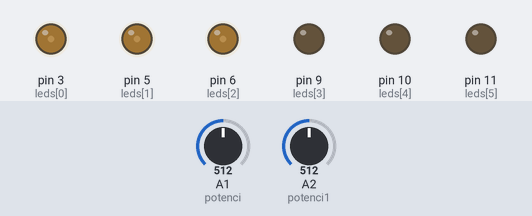
Simulated run of this sketch. Board: Arduino Uno, built with avr-gcc and run on an emulated ATmega328P. Parts: output pins drawn as LEDs (lit = HIGH). The inputs (shaded band) are chosen by the test bench; at power-on: A1 (potenci) = 512, A2 (potenci1) = 512.

Above: at 1.2 s.
1.3 s: A1 (potenci) set to 716
At 2.1 s:
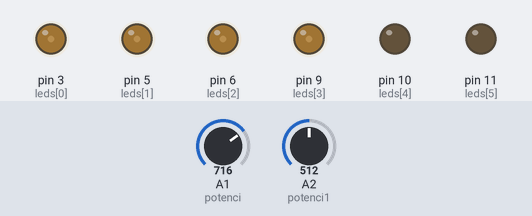
2.8 s: A2 (potenci1) set to 716
At 3.3 s:
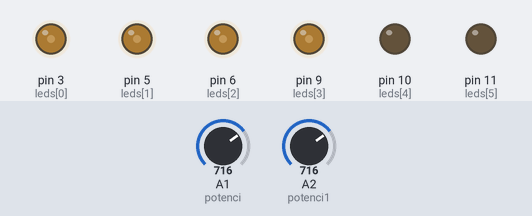
4.3 s: A1 (potenci) set to 900
At 5.5 s:
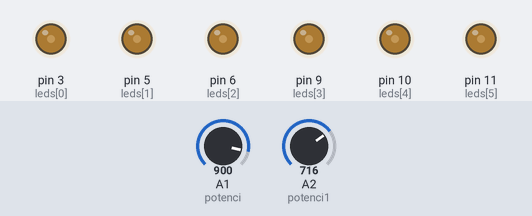
5.8 s: A2 (potenci1) set to 511
At 6.8 s:
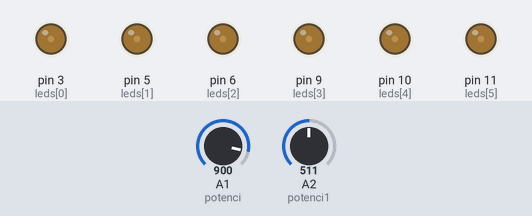
7.3 s: A2 (potenci1) set to 0
At 7.9 s:
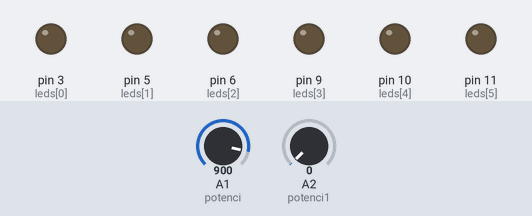
Timing chart, 0 to 9.8 s (numbered marks = the images above; inputs shaded):
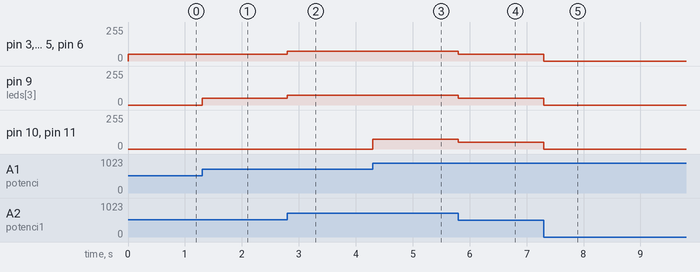

Measured:
- after the input at 1.3 s, pin 9 (leds[3]): 0/255 → 52/255 at once
- after the input at 2.8 s, pin 3 (leds[0]), pin 5 (leds[1]), pin 6 (leds[2]), pin 9 (leds[3]): 52/255 → 73/255 at once
- after the input at 4.3 s, pin 10 (leds[4]), pin 11 (leds[5]): 0/255 → 73/255 at once
- after the input at 5.8 s, pin 3 (leds[0]), pin 5 (leds[1]), pin 6 (leds[2]), pin 9 (leds[3]), pin 10 (leds[4]), pin 11 (leds[5]): 73/255 → 52/255 at once
- after the input at 7.3 s, pin 3 (leds[0]), pin 5 (leds[1]), pin 6 (leds[2]), pin 9 (leds[3]), pin 10 (leds[4]), pin 11 (leds[5]): 52/255 → 0/255 at once

The sketch:

Potenciometro1.ino
```cpp
//youtube.com/ArduinoBrasil
//Autor: Gustavo Augusto dos Santos Gomes

const int potenci = A1;
const int potenci1 = A2;
//Count vai ser o nosso número de Leds, que usaremos em todos os "For's" do programa.
int Count = 6;
//Vetor dos nossos Leds
int leds[] = {3,5,6,9,10,11};

void setup() {
 //Setando os nossos Leds
 for (int Led = 0; Led < Count; Led++) {
   pinMode(leds[Led], OUTPUT);
 }
}

void loop(){
 //Potenciometro regulador de Brilho
 //Leitura do Potenciomentro
 int leituraP1 = analogRead(potenci1);
 /*Divisão do potenciomentro, se o seu potenciometro for de 10k use:
 [int <variavel> = map(<variavel_De_Leitura>, 0, 10023, 0, 255 (ou 0, 1024 se você estiver usando Leds de alto brilho))].
 Se ele for de 1k use:
 [int <variavel> = map(<Variavel_De_Leitura>, 0, 1023, 0, 255 (ou 0, 1024 se você estiver usando Leds de alto brilho))]*/
 int leituraD1 = map(leituraP1, 0, 10023, 0, 1023);

 //Potenciometro regulador dos Leds
 /*Divisão do potenciomentro, se o seu potenciometro for de 10k use:
 [int <variavel> = map(<variavel_De_Leitura>, 0, 10023, 0, 6 (se der sujeira use um valor (7) a mais para os leds))].
 Se ele for de 1k use:
 [int <variavel> = map(<Variavel_De_Leitura>, 0, 1023, 0, 6 (se der sujeira use um valor (7) a mais para os leds))]*/
 int leituraP = analogRead(potenci);
 int leituraD = map(leituraP, 0, 1023, 0, 7);

 //Verifição para Acender/Apagar os Leds
  for (int Led = 0; Led < Count; Led++) {
   /*Variável Led é o nosso contador, sempre que essa variável for menor que a LeitutaD
   O Led correspondente ao contador (Led) vai ficar acesso.
   E o contrário, quando o contador for maior que a LeituraD, o Led correspondente apagar
   Lembrando que LeituraD é referente ao potenciometro que controla os Leds.*/
   if(Led < leituraD){
    //E a LeituraD1 é referente ao brilho dos Leds.
    analogWrite(leds[Led], leituraD1);
   }
   else{
    //O Led correspondente apaga, como é um sinal analógico, para apagar temos que mandar [0].
    analogWrite(leds[Led], 0);
  }
 }
}
```
